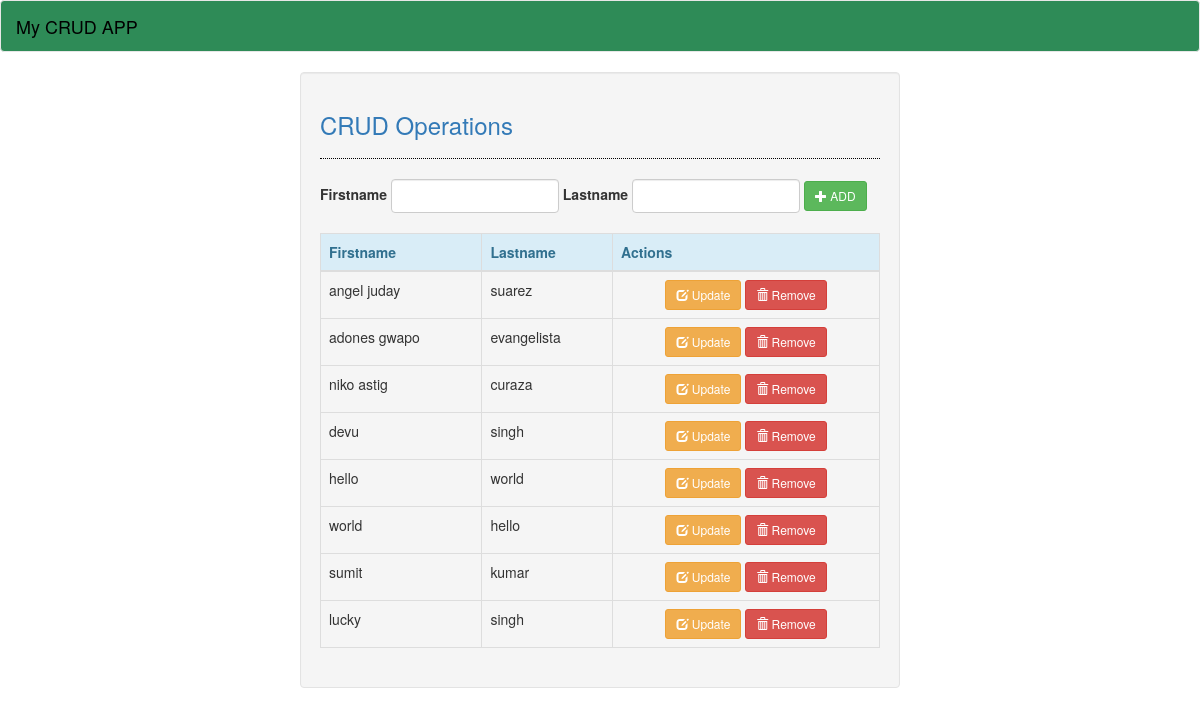
/crud/, run on the app's committed database.
### crud/models.py (models this page shows, shortened)
class Member(models.Model):
    firstname = models.CharField(max_length=40)
    lastname = models.CharField(max_length=40)

### crud/views.py (the view)
# urls.py: path('', views.index, name='index'),
def index(request):
    members = Member.objects.all()
    context = {'members': members}
    return render(request, 'crud/index.html', context)

### crud/templates/crud/index.html (shortened to what this page needs)
{% extends 'crud/base.html' %}
{% block body %}
<form class="form-inline"  action="create" method="POST">
    <div class="form-group">
        <label for="firstname">Firstname</label>
        <input type="text" name="firstname" class="form-control" style="width:30%;" required="required"/>
        <label for="lastname">Lastname</label>
        <input type="text" name="lastname" class="form-control" style="width:30%;" required="required"/>
        <button type="submit" class="btn btn-sm btn-success"><span class="glyphicon glyphicon-plus"></span> ADD</button>
    </div>
</form>
<br />
<table class="table table-bordered">
    <thead class="alert-info">
        <tr>
            <th>Firstname</th>
            <th>Lastname</th>
            <th>Actions</th>
        </tr>
    </thead>
    <tbody>
        {% for member in members %}
        <tr>
            <td>{{ member.firstname }}</td>
            <td>{{ member.lastname }}</td>
            <td><center><a class="btn btn-sm btn-warning" href="edit/{{ member.id }}"><span class="glyphicon glyphicon-edit"></span> Update</a> <a class="btn btn-sm btn-danger" href="delete/{{ member.id }}"><span class="glyphicon glyphicon-trash"></span> Remove</a></center></td>
        </tr>
        {% endfor %}
    </tbody>
</table>
{% endblock %}

### crud/templates/crud/base.html (shortened to what this page needs)
<!DOCTYPE html>
<html lang="en">
    <head>
        {% load static %}
        <link rel="stylesheet" type="text/css" href="{% static 'crud/css/bootstrap.css' %}"/>
    </head>
<body>
    <nav class="navbar navbar-default" style="background-color: seagreen">
        <div class="container-fluid">
            <a class="navbar-brand" style="color:black">My CRUD APP</a>
        </div>
    </nav>
    <div class="col-md-3"></div>
    <div class="col-md-6 well">
        <h3 class="text-primary">CRUD Operations</h3>
        <hr style="border-top:1px dotted #000;"/>
        {% block body %}
        {% endblock %}
    </div>
</body>
</html>

### data on the page
Member: firstname "angel juday", lastname "suarez"
Member: firstname "adones gwapo", lastname "evangelista"
Member: firstname "niko astig", lastname "curaza"
Member: firstname "devu", lastname "singh"
Member: firstname "hello", lastname "world"
Member: firstname "world", lastname "hello"
Member: firstname "sumit", lastname "kumar"
Member: firstname "lucky", lastname "singh"
